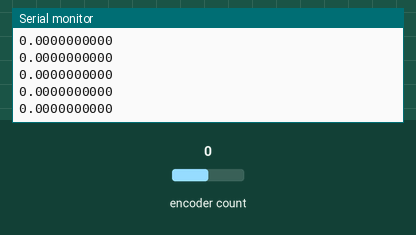
Simulated run of this sketch. Board: Arduino Uno, built with avr-gcc and run on an emulated ATmega328P. Shown: the last lines printed to the serial monitor. The inputs (shaded band) are chosen by the test bench; at power-on: encoder count 0.

Above: at 1.2 s.
1.3 s: encoder count set to 1
At 2.4 s:
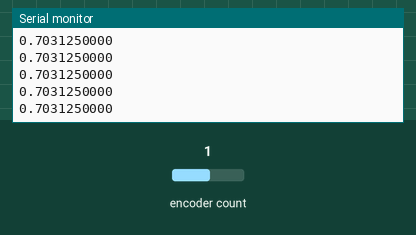
2.8 s: encoder count set to 2
At 3.4 s:
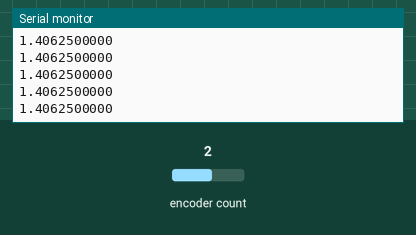
Timing chart, 0 to 5.8 s (numbered marks = the images above; inputs shaded):
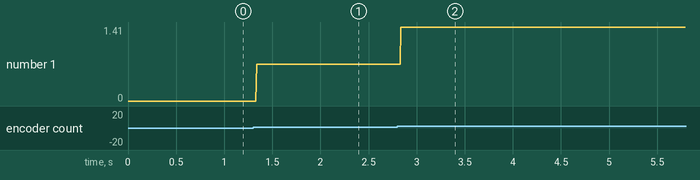

The sketch:

EncoderArm.ino
```cpp
#include <Encoder.h>

//digital input pins
const int input_1 = 2;
const int input_2 = 3;

const int frequency = 120; //in Hz
float encVal, loopTime, currTime, prevTime;
float milliseconds = 0, microseconds = 0, seconds = 0;
boolean boolPrinting = false;
const float fEncoderSensitivity=0.17578125;
Encoder encoder(input_1, input_2);

int counter = 0;
float start, finish;


void setup() {
  Serial.begin(19200);
  boolPrinting = true;
  loopTime = calculateLoop((float)frequency);
  prevTime = getTime();
  start = getTime();
}

void loop() {
  currTime = getTime();
  if(currTime - prevTime >= loopTime){
    encVal = encoder.read()*fEncoderSensitivity;
    if(boolPrinting){
      Serial.println(encVal,DEC);
      /*counter++;
      if(counter >= 120){
        finish = getTime() - start;

        Serial.println(finish);
        Serial.println(start);
        Serial.print("FREQUENCY: ");
        Serial.println((finish / 1000)/counter);
        start = getTime();
        counter = 0;
      }*/
    }
    prevTime = currTime;
  }

}
float calculateLoop(float frequency){
  float value = (1/frequency)*1000;
 // Serial.print("LOOP TIME: ");
  //Serial.println(value);
  return value;
}

float getTime (){
  milliseconds = millis();
  microseconds = micros();
  return milliseconds + (microseconds/1000);
}
```

Measured:
- after the input at 1.3 s, the serial monitor: prints a new line at once (image 1)
- after the input at 2.8 s, the serial monitor: prints a new line at once (image 2)
- plotted number 1: 0 → 0.7 after the input at 1.3 s, 0.7 → 1 after the input at 2.8 s
